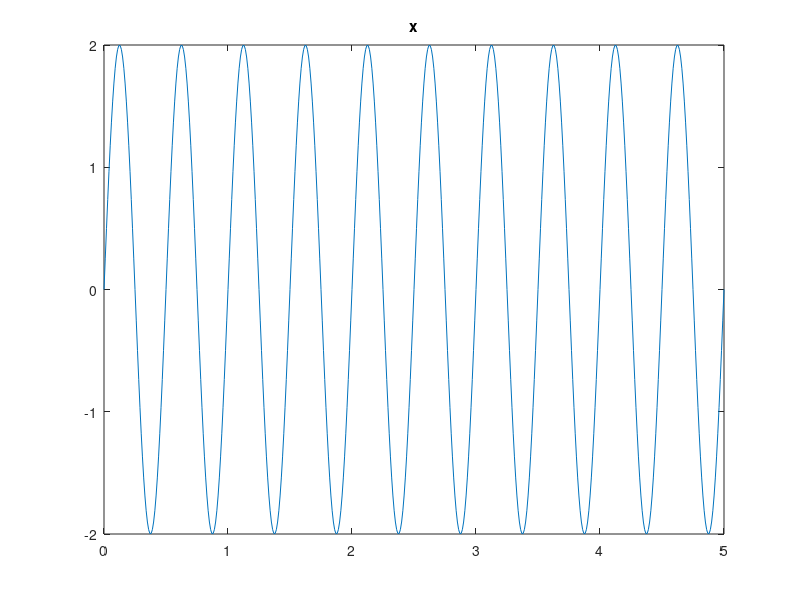
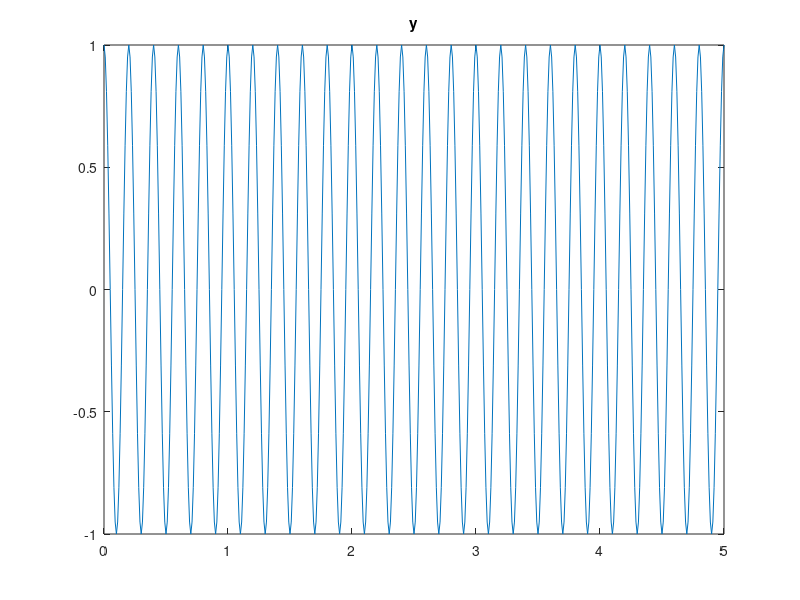
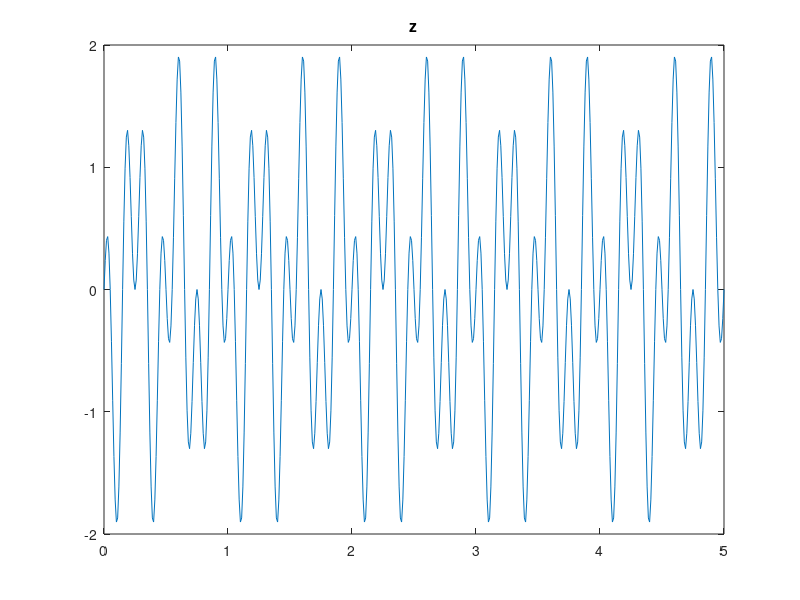
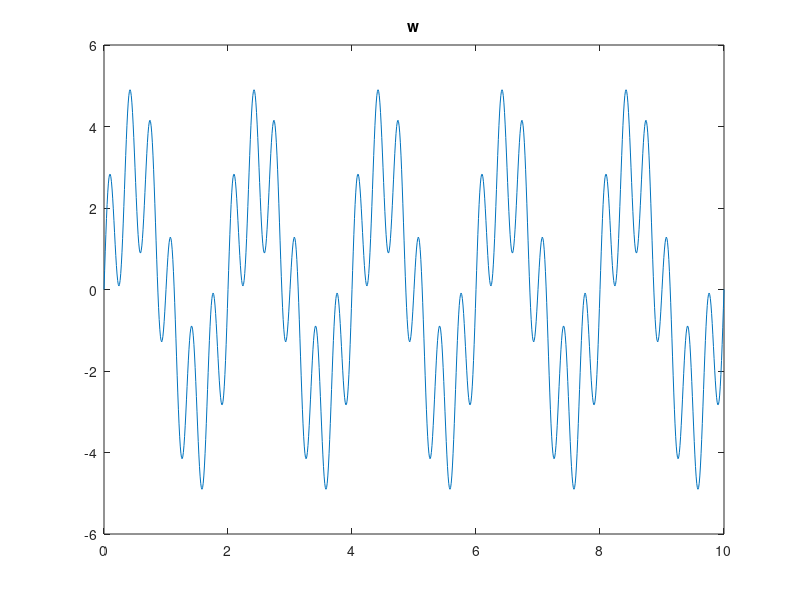

These charts were generated, in order, by the following MATLAB code: (Note: this script raises an error after producing the figures.)
clear;
close all;
clc;

%% ex1
Ta = 0.01;
t = 0:Ta:5;
x = 2*sin(4*pi*t);
y = cos(10*pi*t);
z = x.*y;

tw = 0:Ta:10;
w = 3*sin(pi*tw) + 2*sin(6*pi*tw);

t1 = 0:Ta:5;
t2 = 0:Ta:5;
[T1, T2] = meshgrid(t2, t1);
q = 2*sin(2*pi*(2*T1 + T2));

%% ex2
xplot = figure;
plot(t, x);
title('x');

yplot = figure;
plot(t, y);
title('y');

zplot = figure;
plot(t, z);
title('z');

wplot = figure;
plot(tw, w);
title('w');

qplot = figure;
mesh(t1, t2, q);
title('q');



%% ex3
plot3 = figure;
p = plot(t, x, 'r-', t, y, 'b--', t, z, 'g.-', tw, w, 'y-');
p(2).LineWidth = 2;
p(4).LineWidth = 2;

%% ex4
plot4 = figure;
surf(t1, t2, q, 'EdgeColor','none');
xlabel('Time (s)');
ylabel('Time (s)');
zlabel('Amplitude');
grid on;
cmap = colormap;
cmap_gray = repmat(linspace(0, 1, length(cmap))', 1, 3);
colormap(cmap_gray);

%% ex5
clear;

Ta = 1/25;
t = 0:Ta:5;
x1 = -5:Ta:5;
x2 = -5:Ta:5;
N = length(t);
N1 = length(x1);
r = zeros(N, N1);

for n = 1:N
    tic
    for i = 1:N1
        r(i, :) = 2*sin(2*pi*sqrt(x1(i)^2 + x2.^2)-2*pi*t(n));
    end
    mesh(x1, x2, r);
    view(2);
    drawnow();
    pause(Ta-toc); %quanto mais tempo demora o código, menos tempo fica paused, assim o tempo que fica paused é geralmente sempre o mesmo entre iterações
end